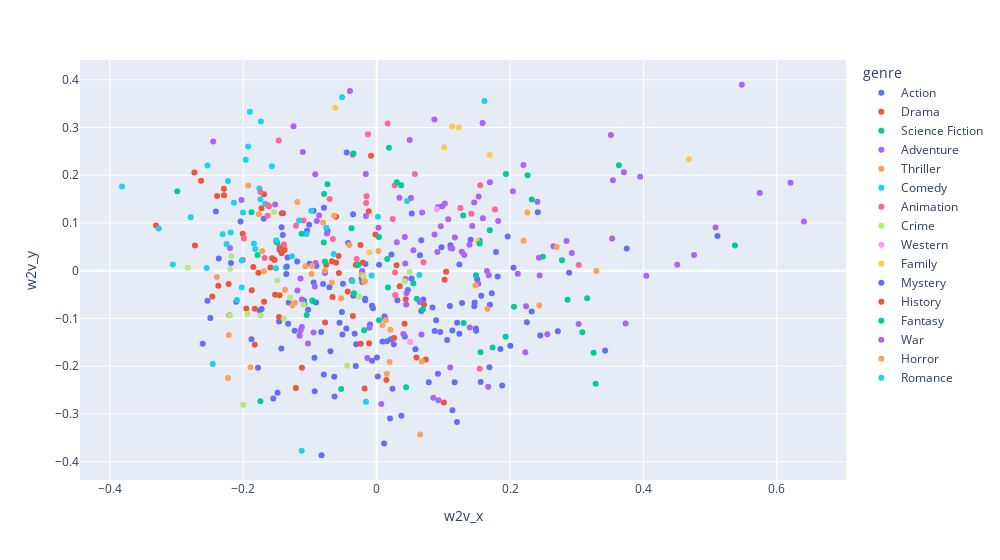

The cell this chart's notebook holds for it:
### Code cell
from sklearn.decomposition import PCA
import plotly.express as px

def plot_space(movies_for_plot):
    movies_for_plot["genre"] = movies_for_plot["genres"].apply(lambda genres: genres[0] if genres else "Unknown")
    movies_for_plot["w2v"] = movies_for_plot['overview'].apply(lambda overview: get_text_mean_vector(overview))
    pca = PCA(2)
    
    m_2d_vec = pca.fit_transform(movies_for_plot["w2v"].to_list())
    movies_for_plot["w2v_x"] = m_2d_vec[:,0]
    movies_for_plot["w2v_y"] = m_2d_vec[:,1]
    
    fig = px.scatter(movies_for_plot, x="w2v_x", y="w2v_y", color="genre", hover_name="title", hover_data=["genres"], width=1000)
    fig.show()

movie_titles = ["Django Unchained", "12 Years a Slave", "Pulp Fiction", "Toy Story", "Toy Story 2", "Fight Club", "Reservoir Dogs"]
# plot_space(movies[movies["title"].isin(movie_titles)])
plot_space(movies.sort_values(by='vote_count', ascending=False).head(500))

### Figure 1 — Plotly figure (JSON) as saved in the notebook; plotly's stock layout.template omitted (floating-point values rounded to 4 significant figures; data arrays with more than 128 entries replaced by an {"elided": "..."} marker saying what was removed)
{"data": [{"customdata": {"elided": "136 rows, 428 str values in total"}, "hovertemplate": "<b>%{hovertext}</b><br><br>genre=Action<br>w2v_x=%{x}<br>w2v_y=%{y}<br>genres=%{customdata[0]}<extra></extra>", "hovertext": {"elided": "136 str values"}, "legendgroup": "Action", "marker": {"color": "#636efa", "symbol": "circle"}, "mode": "markers", "name": "Action", "orientation": "v", "showlegend": true, "type": "scatter", "x": {"elided": "136 float values"}, "xaxis": "x", "y": {"elided": "136 float values"}, "yaxis": "y"}, {"customdata": {"elided": "67 rows, 148 str values in total"}, "hovertemplate": "<b>%{hovertext}</b><br><br>genre=Drama<br>w2v_x=%{x}<br>w2v_y=%{y}<br>genres=%{customdata[0]}<extra></extra>", "hovertext": ["The Dark Knight", "Django Unchained", "Fight Club", "The Shawshank Redemption", "Titanic", "The Martian", "Inside Out", "Inglourious Basterds", "Shutter Island", "The Godfather", "The Intouchables", "Saving Private Ryan", "I Am Legend", "Ex Machina", "Silver Linings Playbook", "Birdman", "Black Swan", "The Prestige", "The Departed", "Schindler's List", "Whiplash", "Catch Me If You Can", "The Great Gatsby", "Drive", "12 Years a Slave", "The Social Network", "Argo", "American Beauty", "The Godfather: Part II", "The Theory of Everything", "Fifty Shades of Grey", "The Usual Suspects", "Hacksaw Ridge", "Miss Peregrine's Home for Peculiar Children", "GoodFellas", "Prisoners", "Gran Torino", "American History X", "A Beautiful Mind", "The Perks of Being a Wallflower", "Cloud Atlas", "One Flew Over the Cuckoo's Nest", "Dallas Buyers Club", "Slumdog Millionaire", "Good Will Hunting", "American Hustle", "Room", "The King's Speech", "Dead Poets Society", "Spotlight", "Trainspotting", "Me Before You", "The Pursuit of Happyness", "Full Metal Jacket", "Million Dollar Baby", "Flight", "Noah", "Psycho", "Blood Diamond", "Fifty Shades Darker", "Rush", "Hidden Figures", "12 Angry Men", "Children of Men", "Apocalypse Now", "Sully", "Seven Pounds"], "legendgroup": "Drama", "marker": {"color": "#EF553B", "symbol": "circle"}, "mode": "markers", "name": "Drama", "orientation": "v", "showlegend": true, "type": "scatter", "x": [0.05968, -0.03121, -0.03743, -0.1567, -0.1726, 0.04369, -0.153, 0.07372, -0.03561, -0.07553, -0.2392, -0.01128, -0.1463, -0.06713, -0.3307, -0.1379, -0.008398, 0.1042, -0.112, 0.0711, -0.02042, -0.2208, -0.0608, -0.1593, -0.04326, -0.1873, -0.121, -0.2732, -0.0566, -0.001772, -0.1422, -0.02387, 0.01458, 0.1019, -0.1401, -0.2724, -0.1506, -0.1827, -0.1455, -0.1689, 0.03452, -0.05707, -0.2008, -0.1457, -0.2373, -0.1687, -0.2288, -0.0118, -0.1423, -0.1827, -0.1772, -0.2008, -0.2463, -0.01804, -0.2632, -0.1954, -0.0608, -0.2289, 0.0262, -0.1523, -0.1849, -0.06613, -0.2219, 0.02985, 0.1007, -0.07721, -0.02421], "xaxis": "x", "y": [-0.1817, 0.01211, -0.01989, 0.02582, 0.1306, -0.05999, 0.0226, -0.1859, -0.09487, 0.01219, 0.1566, -0.1519, -0.09686, 0.01974, 0.09488, 0.04342, 0.2408, -0.001973, -0.2034, -0.07123, 0.01736, -0.09357, 0.1128, 0.006735, -0.04338, -0.04081, -0.2458, 0.2058, -0.004995, 0.07562, 0.1203, -0.1532, -0.2289, -0.01919, 0.05196, 0.05277, 0.06099, -0.07986, -0.05124, 0.1599, -0.03255, 0.03083, 0.02229, 0.04726, -0.03153, -0.06485, 0.1578, 0.1247, 0.03636, -0.155, -0.004376, 0.07737, -0.05409, -0.2467, 0.1883, -0.07917, 0.01657, 0.1714, -0.1409, -0.05019, 0.007851, -0.05508, -0.02771, 0.01134, -0.276, -0.1084, 0.05376], "yaxis": "y"}, {"customdata": [[["Science Fiction", "Action", "Adventure"]], [["Science Fiction", "Adventure", "Fantasy"]], [["Science Fiction", "Action", "Adventure"]], [["Science Fiction", "Thriller", "Drama"]], [["Science Fiction", "Adventure", "Thriller"]], [["Science Fiction", "Adventure", "Mystery"]], [["Science Fiction"]], [["Science Fiction", "Action", "Adventure"]], [["Science Fiction", "Action", "Drama", "Thriller"]], [["Science Fiction", "Adventure", "Action"]], [["Science Fiction", "Drama", "Thriller"]], [["Science Fiction", "Drama", "Romance"]], [["Science Fiction", "Action", "Thriller", "Adventure"]], [["Science Fiction", "Action", "Drama", "Thriller"]], [["Science Fiction"]], [["Science Fiction", "Drama"]], [["Science Fiction", "Adventure", "Family", "Fantasy"]], [["Science Fiction", "Action", "Adventure"]], [["Science Fiction", "Action", "Adventure"]], [["Science Fiction", "Action", "Adventure"]], [["Science Fiction", "Mystery", "Adventure"]], [["Science Fiction", "Fantasy", "Action", "Adventure"]], [["Science Fiction", "Action", "Adventure", "Fantasy", "Comedy"]], [["Science Fiction", "Action", "Adventure"]], [["Science Fiction", "Horror", "Thriller"]], [["Science Fiction", "Thriller", "Mystery"]], [["Science Fiction", "Action", "Adventure"]], [["Science Fiction", "Action", "Adventure", "Thriller"]], [["Science Fiction", "Thriller"]], [["Science Fiction", "Action", "Thriller"]]], "hovertemplate": "<b>%{hovertext}</b><br><br>genre=Science Fiction<br>w2v_x=%{x}<br>w2v_y=%{y}<br>genres=%{customdata[0]}<extra></extra>", "hovertext": ["The Avengers", "The Hunger Games", "Ant-Man", "Gravity", "The Hunger Games: Mockingjay - Part 1", "Prometheus", "X-Men: Apocalypse", "Star Trek", "Dawn of the Planet of the Apes", "Star Wars: Episode III - Revenge of the Sith", "Blade Runner", "Eternal Sunshine of the Spotless Mind", "Terminator Genisys", "Elysium", "District 9", "A Clockwork Orange", "E.T. the Extra-Terrestrial", "Transformers: Revenge of the Fallen", "Transformers: Age of Extinction", "The Incredible Hulk", "2001: A Space Odyssey", "Jupiter Ascending", "Teenage Mutant Ninja Turtles", "After Earth", "The Purge", "Twelve Monkeys", "Ender's Game", "Predator", "The Butterfly Effect", "Riddick"], "legendgroup": "Science Fiction", "marker": {"color": "#00cc96", "symbol": "circle"}, "mode": "markers", "name": "Science Fiction", "orientation": "v", "showlegend": true, "type": "scatter", "x": [-0.05311, -0.0338, 0.06939, -0.09539, 0.2779, 0.3156, 0.3283, 0.01693, 0.1303, 0.5372, 0.06018, -0.2988, 0.04413, -0.1083, -0.01876, -0.07748, 0.003466, 0.2492, 0.3084, 0.1738, 0.2059, 0.1557, 0.1489, 0.01592, -0.1743, -0.1048, 0.05506, 0.003666, -0.1489, 0.2864], "xaxis": "x", "y": [-0.2479, -0.04719, -0.08062, -0.06384, 0.02168, -0.05766, -0.2366, -0.03536, -0.1097, 0.05302, -0.05885, 0.1662, -0.2443, -0.06901, -0.1248, 0.01911, 0.07046, 0.02903, -0.1288, -0.1611, -0.07533, -0.1709, -0.009566, 0.02426, -0.2735, -0.09263, -0.02655, -0.1038, 0.05829, -0.06105], "yaxis": "y"}, {"customdata": {"elided": "97 rows, 324 str values in total"}, "hovertemplate": "<b>%{hovertext}</b><br><br>genre=Adventure<br>w2v_x=%{x}<br>w2v_y=%{y}<br>genres=%{customdata[0]}<extra></extra>", "hovertext": ["Interstellar", "The Lord of the Rings: The Fellowship of the Ring", "The Hobbit: An Unexpected Journey", "The Lord of the Rings: The Return of the King", "The Lord of the Rings: The Two Towers", "Captain America: Civil War", "Pirates of the Caribbean: The Curse of the Black Pearl", "Harry Potter and the Philosopher's Stone", "Iron Man 2", "Star Wars", "Thor", "The Hunger Games: Catching Fire", "Big Hero 6", "Back to the Future", "Harry Potter and the Prisoner of Azkaban", "The Empire Strikes Back", "Harry Potter and the Chamber of Secrets", "Life of Pi", "Harry Potter and the Goblet of Fire", "Harry Potter and the Deathly Hallows: Part 1", "Harry Potter and the Order of the Phoenix", "Fantastic Beasts and Where to Find Them", "Harry Potter and the Half-Blood Prince", "Pirates of the Caribbean: Dead Man's Chest", "Pirates of the Caribbean: On Stranger Tides", "Jurassic Park", "Divergent", "Return of the Jedi", "The Hobbit: The Desolation of Smaug", "Pirates of the Caribbean: At World's End", "Star Wars: Episode I - The Phantom Menace", "Finding Dory", "Shrek", "X-Men", "Passengers", "Transformers", "X-Men Origins: Wolverine", "Star Wars: Episode II - Attack of the Clones", "Sherlock Holmes: A Game of Shadows", "The Fifth Element", "Raiders of the Lost Ark", "Casino Royale", "Back to the Future Part II", "Insurgent", "Charlie and the Chocolate Factory", "Twilight", "X-Men: The Last Stand", "X2", "The Matrix Reloaded", "Moana", "Cast Away", "Kung Fu Panda", "Indiana Jones and the Last Crusade", "The Secret Life of Walter Mitty", "Snow White and the Huntsman", "The Matrix Revolutions", "Into the Wild", "The Lego Movie", "Shrek 2", "G.I. Joe: Retaliation", "Quantum of Solace", "Back to the Future Part III", "Tomorrowland", "TRON: Legacy", "Troy", "Indiana Jones and the Temple of Doom", "Pirates of the Caribbean: Dead Men Tell No Tales", "The Mummy", "The Chronicles of Narnia: The Lion, the Witch and the Wardrobe", "Mission: Impossible", "127 Hours", "Fantastic 4: Rise of the Silver Surfer", "The Twilight Saga: Breaking Dawn - Part 2", "The Twilight Saga: Breaking Dawn - Part 1", "Indiana Jones and the Kingdom of the Crystal Skull", "Green Lantern", "The Lost World: Jurassic Park", "The Twilight Saga: New Moon", "The Croods", "Jumanji", "King Kong", "War of the Worlds", "The Twilight Saga: Eclipse", "A Bug's Life", "Prince of Persia: The Sands of Time", "The Magnificent Seven", "Sausage Party", "Clash of the Titans", "The Mummy Returns", "Lara Croft: Tomb Raider", "Hugo", "Jurassic Park III", "The Adventures of Tintin", "Percy Jackson & the Olympians: The Lightning Thief", "Big Fish", "Allegiant", "Mission: Impossible III"], "legendgroup": "Adventure", "marker": {"color": "#ab63fa", "symbol": "circle"}, "mode": "markers", "name": "Adventure", "orientation": "v", "showlegend": true, "type": "scatter", "x": [0.3733, 0.1698, 0.5474, 0.5744, 0.6205, 0.1673, 0.06822, 0.0496, 0.04001, 0.2433, 0.4759, -0.02168, 0.05515, -0.2026, 0.09196, 0.3531, 0.2652, 0.08657, 0.3708, 0.3951, 0.1135, 0.1681, 0.2201, 0.09623, 0.1463, -0.09168, 0.06483, 0.2926, 0.3542, -0.01602, 0.6406, -0.1246, 0.1589, 0.1103, -0.01079, 0.4507, 0.04358, 0.4043, -0.01391, -0.112, 0.04441, -0.1029, -0.1521, 0.1397, -0.08959, -0.0163, 0.2229, 0.3029, 0.06737, 0.0984, -0.1187, 0.241, 0.002744, -0.1107, 0.1074, 0.09268, -0.2199, 0.2117, -0.04, 0.006983, 0.04487, -0.07451, 0.04215, 0.111, 0.03032, 0.1314, 0.04296, 0.1823, 0.3511, -0.1121, 0.08681, 0.2241, 0.2044, 0.153, 0.1524, 0.2559, 0.09097, 0.03418, 0.1593, 0.0514, 0.1432, -0.245, 0.1024, 0.2847, 0.2443, -0.1141, -0.07738, 0.5081, 0.1173, 0.1654, -0.0861, -0.09263, 0.1392, 0.1276, -0.09206, -0.09461, -0.1141], "xaxis": "x", "y": [-0.1109, 0.1853, 0.3895, 0.163, 0.1843, -0.2432, 0.1221, 0.274, -0.1324, 0.02707, 0.03306, -0.0005186, 0.04257, 0.148, 0.1337, 0.06745, 0.05139, 0.3165, 0.2059, 0.1966, 0.04667, -0.009472, 0.2212, 0.09282, 0.1428, 0.01619, -0.06581, 0.03699, 0.1892, 0.1145, 0.1032, 0.3026, 0.3095, -0.2029, -0.1195, 0.01262, -0.01755, -0.01057, -0.183, -0.06041, -0.07078, -0.1528, 0.1387, -0.1188, 0.1041, 0.2025, -0.1707, -0.1114, -0.1335, 0.1347, -0.04171, 0.1444, 0.08975, 0.2486, 0.1078, -0.2715, 0.04764, -0.00637, 0.3767, -0.2793, -0.04746, 0.07806, 0.07082, 0.04753, 0.05971, 0.03309, 0.01495, 0.1041, 0.2841, -0.1182, 0.07573, -0.0743, 0.1663, 0.1552, -0.02761, -0.1334, 0.03934, 0.1529, 0.11, 0.1523, 0.09335, 0.2707, 0.1406, 0.06228, -0.009857, -0.01655, -0.004598, 0.09069, 0.06933, -0.0005105, 0.1156, -0.03334, 0.05442, 0.03961, 0.2021, -0.1297, -0.1253], "yaxis": "y"}, {"customdata": [[["Thriller", "Crime"]], [["Thriller", "Drama", "Science Fiction", "Mystery"]], [["Thriller", "Crime"]], [["Thriller", "Action", "Drama", "Science Fiction"]], [["Thriller", "Crime", "Drama"]], [["Thriller", "Mystery", "Science Fiction"]], [["Thriller", "Crime"]], [["Thriller", "Action", "Crime"]], [["Thriller", "Adventure", "Action"]], [["Thriller", "Crime"]], [["Thriller", "Action", "Crime"]], [["Thriller", "Mystery"]], [["Thriller", "Science Fiction", "Mystery"]], [["Thriller", "Drama"]], [["Thriller", "Science Fiction", "Drama"]], [["Thriller", "Science Fiction", "Mystery"]], [["Thriller", "Crime", "Mystery", "Drama"]], [["Thriller", "Science Fiction", "Drama", "Mystery"]], [["Thriller"]], [["Thriller", "Action"]], [["Thriller", "Mystery"]], [["Thriller", "Crime"]], [["Thriller", "Action", "Adventure", "Science Fiction"]], [["Thriller", "Drama", "Crime"]], [["Thriller", "Action", "Adventure"]], [["Thriller", "Drama"]]], "hovertemplate": "<b>%{hovertext}</b><br><br>genre=Thriller<br>w2v_x=%{x}<br>w2v_y=%{y}<br>genres=%{customdata[0]}<extra></extra>", "hovertext": ["Pulp Fiction", "Arrival", "Now You See Me", "Rise of the Planet of the Apes", "Leon: The Professional", "Limitless", "Ocean's Eleven", "The Equalizer", "The Expendables", "Snatch", "John Wick: Chapter 2", "The Da Vinci Code", "Source Code", "Bridge of Spies", "10 Cloverfield Lane", "Super 8", "The Girl with the Dragon Tattoo", "Transcendence", "Inferno", "Taken 3", "Angels & Demons", "Ocean's Twelve", "Battleship", "American Psycho", "The Mummy", "The Impossible"], "legendgroup": "Thriller", "marker": {"color": "#FFA15A", "symbol": "circle"}, "mode": "markers", "name": "Thriller", "orientation": "v", "showlegend": true, "type": "scatter", "x": [-0.0639, 0.01536, -0.223, -0.0221, -0.1715, 0.008577, -0.2395, -0.09692, 0.01356, -0.09756, 0.01937, -0.01917, -0.1373, -0.1891, -0.1692, -0.1068, 0.002837, 0.06526, -0.1222, -0.2216, 0.2439, -0.06717, 0.02052, -0.0532, 0.27, -0.08018], "xaxis": "x", "y": [0.1151, -0.216, -0.2246, -0.008599, 0.04119, -0.1142, -0.01338, 0.009925, -0.1038, -0.006696, -0.1911, -0.02242, -0.03985, -0.202, -0.001019, 0.009395, 0.04131, -0.3432, -0.06704, -0.1346, -0.07315, -0.02471, -0.1235, -0.05783, 0.04955, 0.1007], "yaxis": "y"}, {"customdata": [[["Comedy", "Drama", "Romance"]], [["Comedy"]], [["Comedy", "Fantasy"]], [["Comedy", "Drama", "Music", "Romance"]], [["Comedy", "Drama"]], [["Comedy", "Drama"]], [["Comedy"]], [["Comedy", "Horror"]], [["Comedy", "Drama"]], [["Comedy", "Romance"]], [["Comedy", "Drama", "Romance"]], [["Comedy", "Crime"]], [["Comedy", "Crime"]], [["Comedy", "Drama", "Romance"]], [["Comedy"]], [["Comedy"]], [["Comedy", "Drama"]], [["Comedy"]], [["Comedy", "Drama", "Romance"]], [["Comedy", "Family"]], [["Comedy", "Family", "Adventure", "Crime"]], [["Comedy", "Fantasy"]], [["Comedy"]], [["Comedy", "Fantasy"]], [["Comedy", "Romance"]], [["Comedy", "Crime"]], [["Comedy", "Drama", "Romance"]], [["Comedy", "Music", "Romance"]], [["Comedy", "Action", "Adventure"]], [["Comedy"]], [["Comedy", "Drama"]], [["Comedy", "Drama", "Fantasy", "Romance"]], [["Comedy", "Romance"]], [["Comedy"]], [["Comedy", "Drama", "Science Fiction"]]], "hovertemplate": "<b>%{hovertext}</b><br><br>genre=Comedy<br>w2v_x=%{x}<br>w2v_y=%{y}<br>genres=%{customdata[0]}<extra></extra>", "hovertext": ["Forrest Gump", "The Hangover", "Ted", "La La Land", "The Truman Show", "The Grand Budapest Hotel", "The Hangover Part II", "Zombieland", "Life Is Beautiful", "Amélie", "The Devil Wears Prada", "We're the Millers", "The Big Lebowski", "(500) Days of Summer", "The Hangover Part III", "Neighbors", "The Big Short", "Ted 2", "Crazy, Stupid, Love.", "Home Alone", "Home Alone 2: Lost in New York", "Ghostbusters", "Mean Girls", "Dark Shadows", "American Pie", "Horrible Bosses", "Juno", "Pitch Perfect", "The Man from U.N.C.L.E.", "Easy A", "The Breakfast Club", "Click", "50 First Dates", "Superbad", "About Time"], "legendgroup": "Comedy", "marker": {"color": "#19d3f3", "symbol": "circle"}, "mode": "markers", "name": "Comedy", "orientation": "v", "showlegend": true, "type": "scatter", "x": [-0.151, -0.2228, -0.1962, -0.1743, -0.1819, -0.03639, -0.2004, -0.00755, -0.1051, -0.05186, -0.2022, -0.2458, -0.07543, -0.1925, -0.3266, -0.2535, -0.1123, -0.3817, -0.1571, -0.1673, -0.225, 0.06411, -0.2189, 0.04561, -0.3056, -0.2095, -0.19, -0.1505, -0.016, -0.1839, -0.2022, -0.1361, -0.1758, -0.2548, -0.2788], "xaxis": "x", "y": [0.004981, 0.1879, 0.2325, 0.1498, 0.04541, -0.02187, 0.1217, -0.01028, 0.07689, 0.3635, 0.02149, -0.1953, 0.08987, 0.2601, 0.08851, 0.2202, -0.3772, 0.1765, 0.2188, 0.1401, 0.05597, -0.009214, 0.07996, 0.146, 0.01279, -0.06132, 0.3329, 0.06387, -0.2743, 0.05671, -0.03543, 0.006874, 0.1719, 0.005649, 0.1119], "yaxis": "y"}, {"customdata": [[["Animation", "Comedy", "Family", "Adventure"]], [["Animation", "Family"]], [["Animation", "Family"]], [["Animation", "Family"]], [["Animation", "Comedy", "Family"]], [["Animation", "Adventure", "Family"]], [["Animation", "Comedy", "Family"]], [["Animation", "Adventure", "Family", "Comedy"]], [["Animation", "Adventure", "Comedy", "Family", "Action", "Fantasy"]], [["Animation", "Comedy", "Family"]], [["Animation", "Family", "Comedy"]], [["Animation", "Comedy", "Family", "Fantasy"]], [["Animation", "Adventure", "Comedy", "Family"]], [["Animation", "Comedy", "Family", "Adventure"]], [["Animation", "Comedy", "Family"]], [["Animation", "Family"]], [["Animation", "Family"]], [["Animation", "Family", "Comedy", "Adventure", "Fantasy", "Romance"]], [["Animation", "Family"]], [["Animation", "Family", "Comedy", "Adventure"]], [["Animation", "Comedy", "Adventure", "Family"]], [["Animation", "Comedy", "Family", "Fantasy"]], [["Animation", "Comedy", "Drama", "Family", "Music"]], [["Animation", "Comedy", "Family"]], [["Animation", "Comedy", "Family"]], [["Animation", "Comedy", "Family", "Adventure"]], [["Animation", "Adventure", "Comedy", "Family"]], [["Animation", "Comedy", "Family", "Western", "Adventure"]], [["Animation", "Family", "Adventure"]], [["Animation", "Family", "Adventure", "Comedy"]]], "hovertemplate": "<b>%{hovertext}</b><br><br>genre=Animation<br>w2v_x=%{x}<br>w2v_y=%{y}<br>genres=%{customdata[0]}<extra></extra>", "hovertext": ["Up", "Despicable Me", "WALL·E", "Finding Nemo", "Monsters, Inc.", "Frozen", "Toy Story", "Zootopia", "Brave", "Despicable Me 2", "Toy Story 3", "Ratatouille", "Cars", "Ice Age", "Toy Story 2", "Monsters University", "The Secret Life of Pets", "Aladdin", "Tangled", "Ice Age: The Meltdown", "Ice Age: Continental Drift", "Hotel Transylvania", "Sing", "The Boss Baby", "The Simpsons Movie", "Ice Age: Dawn of the Dinosaurs", "Rio", "Rango", "Mulan", "Cars 2"], "legendgroup": "Animation", "marker": {"color": "#FF6692", "symbol": "circle"}, "mode": "markers", "name": "Animation", "orientation": "v", "showlegend": true, "type": "scatter", "x": [-0.1095, 0.02412, 0.0275, -0.01303, -0.1388, 0.01646, -0.1628, -0.168, 0.1256, 0.1545, -0.199, -0.07035, -0.1209, 0.142, -0.06564, -0.1634, -0.1468, 0.05737, 0.02708, 0.07031, 0.303, -0.0359, -0.1613, -0.1743, 0.02788, 0.1553, -0.01509, -0.01576, 0.1774, -0.02988], "xaxis": "x", "y": [0.105, 0.1082, -0.003645, 0.2856, 0.05491, 0.3082, 0.1373, 0.02637, 0.1314, -0.2056, 0.06732, 0.1499, 0.09424, 0.1194, 0.06649, 0.1151, 0.2727, 0.2026, 0.1782, 0.01771, 0.01207, 0.2429, 0.1352, 0.1649, -0.05092, 0.1792, 0.1561, 0.1418, 0.1284, 0.02465], "yaxis": "y"}, {"customdata": [[["Crime", "Drama", "Comedy"]], [["Crime", "Comedy", "Action", "Adventure"]], [["Crime", "Mystery", "Thriller"]], [["Crime", "Drama", "Thriller"]], [["Crime", "Drama", "Mystery", "Western"]], [["Crime", "Thriller"]], [["Crime", "Drama", "Thriller"]], [["Crime", "Comedy", "Action"]], [["Crime", "Action", "Science Fiction"]], [["Crime", "Drama", "Thriller"]], [["Crime", "Drama", "Thriller"]], [["Crime", "Drama"]], [["Crime", "Drama"]], [["Crime", "Action", "Comedy"]], [["Crime", "Thriller", "Drama"]], [["Crime", "Drama", "Mystery", "Thriller"]], [["Crime", "Drama", "Thriller"]]], "hovertemplate": "<b>%{hovertext}</b><br><br>genre=Crime<br>w2v_x=%{x}<br>w2v_y=%{y}<br>genres=%{customdata[0]}<extra></extra>", "hovertext": ["The Wolf of Wall Street", "Kingsman: The Secret Service", "Se7en", "The Silence of the Lambs", "The Hateful Eight", "Reservoir Dogs", "Nightcrawler", "22 Jump Street", "Chappie", "No Country for Old Men", "Jack Reacher", "Taxi Driver", "Requiem for a Dream", "Hot Fuzz", "The Accountant", "Zodiac", "Fargo"], "legendgroup": "Crime", "marker": {"color": "#B6E880", "symbol": "circle"}, "mode": "markers", "name": "Crime", "orientation": "v", "showlegend": true, "type": "scatter", "x": [-0.2001, -0.04417, -0.1099, 0.0496, 0.04218, -0.1738, -0.1936, -0.2197, -0.1538, -0.01971, -0.1298, -0.1392, -0.1491, -0.2176, -0.22, -0.02631, -0.2831], "xaxis": "x", "y": [-0.281, -0.1992, -0.07069, -0.002797, -0.02191, -0.09374, -0.09064, 0.003397, 0.123, -0.01183, -0.05657, -0.1007, -0.02032, 0.03039, -0.09351, -0.05471, 0.006366], "yaxis": "y"}, {"customdata": [[["Western", "Drama", "Adventure", "Thriller"]], [["Western"]]], "hovertemplate": "<b>%{hovertext}</b><br><br>genre=Western<br>w2v_x=%{x}<br>w2v_y=%{y}<br>genres=%{customdata[0]}<extra></extra>", "hovertext": ["The Revenant", "The Good, the Bad and the Ugly"], "legendgroup": "Western", "marker": {"color": "#FF97FF", "symbol": "circle"}, "mode": "markers", "name": "Western", "orientation": "v", "showlegend": true, "type": "scatter", "x": [0.09004, 0.05035], "xaxis": "x", "y": [0.1289, -0.1493], "yaxis": "y"}, {"customdata": [[["Family", "Fantasy", "Adventure"]], [["Family", "Fantasy", "Romance"]], [["Family", "Animation", "Drama"]], [["Family", "Fantasy", "Adventure"]], [["Family", "Animation", "Adventure", "Comedy"]], [["Family", "Animation", "Comedy", "Adventure"]], [["Family", "Animation"]], [["Family", "Adventure", "Drama", "Fantasy"]]], "hovertemplate": "<b>%{hovertext}</b><br><br>genre=Family<br>w2v_x=%{x}<br>w2v_y=%{y}<br>genres=%{customdata[0]}<extra></extra>", "hovertext": ["Harry Potter and the Deathly Hallows: Part 2", "Beauty and the Beast", "The Lion King", "Alice in Wonderland", "Minions", "Wreck-It Ralph", "Madagascar", "The Jungle Book"], "legendgroup": "Family", "marker": {"color": "#FECB52", "symbol": "circle"}, "mode": "markers", "name": "Family", "orientation": "v", "showlegend": true, "type": "scatter", "x": [0.468, 0.1133, -0.06188, 0.1231, 0.1515, -0.01073, 0.1014, 0.1696], "xaxis": "x", "y": [0.2333, 0.3018, 0.3414, 0.2997, 0.06163, 0.03798, 0.2584, 0.2425], "yaxis": "y"}, {"customdata": [[["Mystery", "Thriller", "Drama"]], [["Mystery", "Thriller"]], [["Mystery", "Thriller", "Drama"]], [["Mystery", "Thriller", "Horror"]], [["Mystery", "Adventure", "Crime"]]], "hovertemplate": "<b>%{hovertext}</b><br><br>genre=Mystery<br>w2v_x=%{x}<br>w2v_y=%{y}<br>genres=%{customdata[0]}<extra></extra>", "hovertext": ["Gone Girl", "Memento", "The Sixth Sense", "Get Out", "Nerve"], "legendgroup": "Mystery", "marker": {"color": "#636efa", "symbol": "circle"}, "mode": "markers", "name": "Mystery", "orientation": "v", "showlegend": true, "type": "scatter", "x": [-0.2185, -0.1346, -0.2039, -0.2409, -0.1191], "xaxis": "x", "y": [0.01633, 0.008845, 0.1029, 0.1237, 0.01928], "yaxis": "y"}, {"customdata": [[["History", "Drama", "Thriller", "War"]]], "hovertemplate": "<b>%{hovertext}</b><br><br>genre=History<br>w2v_x=%{x}<br>w2v_y=%{y}<br>genres=%{customdata[0]}<extra></extra>", "hovertext": ["The Imitation Game"], "legendgroup": "History", "marker": {"color": "#EF553B", "symbol": "circle"}, "mode": "markers", "name": "History", "orientation": "v", "showlegend": true, "type": "scatter", "x": [0.04187], "xaxis": "x", "y": [-0.111], "yaxis": "y"}, {"customdata": [[["Fantasy", "Action"]], [["Fantasy", "Adventure", "Action", "Family", "Romance"]], [["Fantasy", "Adventure", "Animation", "Family"]], [["Fantasy", "Drama", "Crime"]], [["Fantasy", "Adventure", "Animation", "Family"]], [["Fantasy", "Drama", "Romance"]], [["Fantasy", "Action", "Adventure"]], [["Fantasy", "Adventure", "Family"]], [["Fantasy", "Drama", "Mystery"]], [["Fantasy", "Drama", "Thriller", "Mystery", "Romance"]], [["Fantasy", "Horror", "Action"]], [["Fantasy", "Action", "Adventure", "Animation", "Comedy", "Family"]], [["Fantasy", "Drama", "War"]], [["Fantasy", "Comedy"]], [["Fantasy", "Action"]], [["Fantasy", "Action", "Thriller"]], [["Fantasy", "Adventure", "Animation", "Comedy", "Family"]], [["Fantasy", "Action", "Science Fiction"]], [["Fantasy", "Action"]], [["Fantasy", "Animation", "Family"]], [["Fantasy", "Drama", "Romance"]], [["Fantasy", "Comedy", "Romance"]]], "hovertemplate": "<b>%{hovertext}</b><br><br>genre=Fantasy<br>w2v_x=%{x}<br>w2v_y=%{y}<br>genres=%{customdata[0]}<extra></extra>", "hovertext": ["Spider-Man", "Maleficent", "How to Train Your Dragon", "The Green Mile", "Spirited Away", "Edward Scissorhands", "Spider-Man 3", "Oz: The Great and Powerful", "Donnie Darko", "The Curious Case of Benjamin Button", "Hansel & Gretel: Witch Hunters", "How to Train Your Dragon 2", "Pan's Labyrinth", "Bruce Almighty", "Hancock", "Underworld", "Shrek the Third", "Hellboy", "Batman", "The Nightmare Before Christmas", "The Age of Adaline", "Midnight in Paris"], "legendgroup": "Fantasy", "marker": {"color": "#00cc96", "symbol": "circle"}, "mode": "markers", "name": "Fantasy", "orientation": "v", "showlegend": true, "type": "scatter", "x": [0.03671, 0.2326, 0.1938, -0.02741, -0.07376, -0.1126, 0.1544, 0.2263, -0.03772, -0.07881, 0.1298, 0.1697, 0.01852, -0.0793, -0.09653, 0.3632, 0.03029, 0.1934, 0.3253, -0.03478, -0.1877, -0.1786], "xaxis": "x", "y": [0.179, 0.1492, 0.2025, 0.01239, 0.1812, 0.07735, 0.057, 0.2001, 0.08889, 0.1604, 0.1158, 0.08476, 0.2576, 0.05918, -0.06235, 0.2209, 0.1853, -0.1383, -0.1722, 0.2455, 0.1222, 0.03283], "yaxis": "y"}, {"customdata": [[["War", "Action"]], [["War", "Drama", "Action"]]], "hovertemplate": "<b>%{hovertext}</b><br><br>genre=War<br>w2v_x=%{x}<br>w2v_y=%{y}<br>genres=%{customdata[0]}<extra></extra>", "hovertext": ["American Sniper", "Fury"], "legendgroup": "War", "marker": {"color": "#ab63fa", "symbol": "circle"}, "mode": "markers", "name": "War", "orientation": "v", "showlegend": true, "type": "scatter", "x": [-0.1156, 0.08496], "xaxis": "x", "y": [-0.1363, -0.2663], "yaxis": "y"}, {"customdata": [[["Horror", "Action", "Thriller", "Science Fiction"]], [["Horror", "Thriller"]], [["Horror", "Thriller"]], [["Horror", "Action", "Thriller", "Science Fiction"]], [["Horror", "Thriller"]], [["Horror", "Comedy", "Romance"]], [["Horror", "Science Fiction", "Thriller"]], [["Horror", "Thriller", "Adventure"]], [["Horror", "Comedy"]], [["Horror", "Action", "Drama", "Fantasy", "War"]], [["Horror", "Thriller"]], [["Horror", "Mystery", "Crime"]], [["Horror", "Action", "Science Fiction"]]], "hovertemplate": "<b>%{hovertext}</b><br><br>genre=Horror<br>w2v_x=%{x}<br>w2v_y=%{y}<br>genres=%{customdata[0]}<extra></extra>", "hovertext": ["Alien", "Split", "The Shining", "Aliens", "The Conjuring", "Warm Bodies", "Alien: Covenant", "Jaws", "Shaun of the Dead", "Dracula Untold", "The Cabin in the Woods", "Saw", "Resident Evil"], "legendgroup": "Horror", "marker": {"color": "#FFA15A", "symbol": "circle"}, "mode": "markers", "name": "Horror", "orientation": "v", "showlegend": true, "type": "scatter", "x": [0.1661, -0.1265, -0.1765, 0.148, -0.07764, -0.04104, 0.3295, 0.2205, -0.1924, 0.226, -0.1189, -0.0175, 0.06769], "xaxis": "x", "y": [-0.08009, -0.07296, 0.119, -0.03115, 0.0005689, 0.05389, -0.0008875, 0.0627, 0.1783, 0.1219, 0.1437, -0.02211, -0.1903], "yaxis": "y"}, {"customdata": [[["Romance", "Science Fiction", "Drama"]], [["Romance", "Drama"]], [["Romance", "Drama"]], [["Romance", "Family", "Animation", "Fantasy", "Music"]], [["Romance", "Comedy", "Crime", "Drama"]], [["Romance", "Comedy", "Crime", "Fantasy"]], [["Romance", "Fantasy", "Family", "Drama"]], [["Romance", "Fantasy", "Drama", "Comedy"]], [["Romance", "Comedy"]]], "hovertemplate": "<b>%{hovertext}</b><br><br>genre=Romance<br>w2v_x=%{x}<br>w2v_y=%{y}<br>genres=%{customdata[0]}<extra></extra>", "hovertext": ["Her", "The Fault in Our Stars", "The Notebook", "Beauty and the Beast", "Focus", "The Mask", "Cinderella", "Groundhog Day", "Friends with Benefits"], "legendgroup": "Romance", "marker": {"color": "#19d3f3", "symbol": "circle"}, "mode": "markers", "name": "Romance", "orientation": "v", "showlegend": true, "type": "scatter", "x": [-0.06425, -0.1268, -0.09783, 0.1616, -0.214, 0.001966, -0.1735, -0.1163, -0.2308], "xaxis": "x", "y": [0.0349, 0.03039, 0.1257, 0.3554, 0.1422, 0.1131, 0.3127, 0.1052, 0.07655], "yaxis": "y"}], "layout": {"legend": {"title": {"text": "genre"}, "tracegroupgap": 0}, "margin": {"t": 60}, "width": 1000, "xaxis": {"anchor": "y", "domain": [0, 1], "title": {"text": "w2v_x"}}, "yaxis": {"anchor": "x", "domain": [0, 1], "title": {"text": "w2v_y"}}}}
